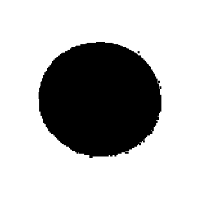
#> input picture Model/dataset/train/circle/1039.png, 200 x 200 px; its folder holds only this picture in this run
$ python train.py
#> lines starting #> are read from the running program, lines starting #| are printed output that depends on the picture; after the words box and inside, x2 and y2 are one past the last pixel; in counts of white or black regions, pixels touching at a corner belong together
#   Shubh Khandelwal

import cv2
import math
import numpy as np
import os
import pandas as pd

def preprocessing(image_gray):
    image_canny = cv2.Canny(image_gray, 0.05 * image_gray.max(), 0.09 * image_gray.max())
    image_gauss1 = cv2.GaussianBlur(image_canny, (0, 0), 3)
    image_gauss2 = cv2.GaussianBlur(image_canny, (0, 0), 4)
    image_dog = cv2.subtract(image_gauss1, image_gauss2)
    image_dog[image_dog > 0] = 255
    return image_dog


folders = ["circle", "square", "triangle"]
sample_mean = pd.DataFrame(columns = ["Corners", "Circularity", "H0", "H1", "H2", "H3", "H4", "H5", "H6"], index = folders)

for folder_name in folders:

    sample = pd.DataFrame(columns = ["File", "Corners", "Circularity", "H0", "H1", "H2", "H3", "H4", "H5", "H6"])

    for file_name in os.listdir("dataset/train/" + folder_name):

        print(folder_name + ": " + file_name)

        file_path = "dataset/train/" + folder_name + "/" + file_name
        f = cv2.imread(file_path)
#> f is the input picture: shape (200, 200, 3); min 0, max 255, mean 184.2
        f_gray = cv2.cvtColor(f, cv2.COLOR_BGR2GRAY)
        f_processed = preprocessing(f_gray)
#> in preprocessing, `image_canny = cv2.Canny(image_gray, 0.05 * image_gray.max(), 0.09 * im..`:
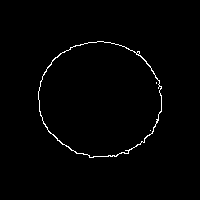
#> image_canny: shape (200, 200); 1.2% white in thin lines or dots, all inside (x1, y1, x2, y2) = (38, 41, 162, 158)
#> in preprocessing, `image_gauss1 = cv2.GaussianBlur(image_canny, (0, 0), 3)`:
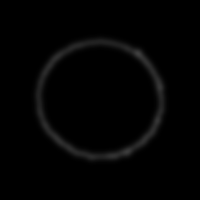
#> image_gauss1: shape (200, 200); min 0, max 63, mean 3
#> in preprocessing, `image_dog = cv2.subtract(image_gauss1, image_gauss2)`:
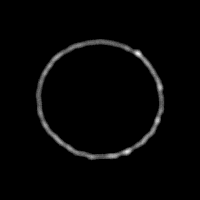
#> image_dog: shape (200, 200); min 0, max 19, mean 0.398; drawn with min black and max white
#> in preprocessing, `image_dog[image_dog > 0] = 255`:
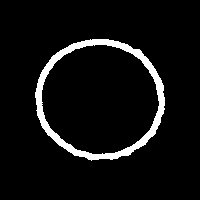
#> image_dog: shape (200, 200); 6.1% white; 1 white region

        f_processed = np.uint8(f_processed)
        f_contours, f_hierarchy = cv2.findContours(f_processed, cv2.RETR_EXTERNAL, cv2.CHAIN_APPROX_SIMPLE)
#> f_contours = 1 contour; box (x1, y1, x2, y2) and area: (35, 39, 165, 161) 12188; f_hierarchy = [[-1, -1, -1, -1]]
        f_contour = []
        for i in f_contours:
            if len(i) > len(f_contour):
                f_contour = i
#> this loop made 1 pass
#> after the loop, f_contour = contour of 191 points, box (x1, y1, x2, y2) (35, 39, 165, 161), area 12188

        f_perimeter = cv2.arcLength(f_contour, True)
#> f_perimeter = 423.3
        f_epsilon = 0.03 * f_perimeter
#> f_epsilon = 12.7
        f_corners = cv2.approxPolyDP(f_contour, f_epsilon, True)
#> f_corners = [[57, 52], [35, 92], [47, 134], [91, 160], [145, 144], [164, 97], [141, 51]]

        f_circularity = 4 * np.pi * (cv2.contourArea(f_contour) / (cv2.arcLength(f_contour, True) * cv2.arcLength(f_contour, True)))
#> f_circularity = 0.855

        f_moments = cv2.moments(f_contour)
#> f_moments = moments, m00 12188, centre m10/m00, m01/m00 = (99.64, 98.83)
        f_hu = cv2.HuMoments(f_moments)
#> f_hu = [0.16, 0.000123, 8.45e-08, 2.82e-11, 4.31e-20, 3.11e-13, 5.2e-21]
        for i in range(len(f_hu)):
            f_hu[i] = math.log10(abs(f_hu[i]))
#> this loop made 7 passes
#> after the loop, f_hu = [-0.797, -3.91, -7.07, -10.55, -19.37, -12.51, -20.28]

        concat_df = pd.DataFrame({"File" : [file_name], "Corners" : [len(f_corners)], "Circularity" : [f_circularity], "H0" : f_hu[0], "H1" : f_hu[1], "H2" : f_hu[2], "H3" : f_hu[3], "H4" : f_hu[4], "H5" : f_hu[5], "H6" : f_hu[6]})
#> concat_df = table of 1 rows and 10 columns
        sample = pd.concat([sample, concat_df], ignore_index=True)
#> sample = table of 1 rows and 10 columns

    sample.to_csv(folder_name + ".csv", index = False)
    sample_mean.loc[folder_name] = (sample.drop(["File"], axis = 1)).mean()

    print()
#> pass 2 of the loop `for folder_name in folders:`:
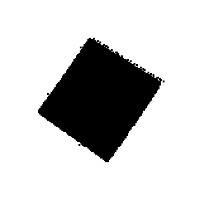
#> input picture Model/dataset/train/square/1105.png, 200 x 200 px
#> f is the input picture: shape (200, 200, 3); min 0, max 255, mean 201.9
#> in preprocessing (call 2), `image_canny = cv2.Canny(image_gray, 0.05 * image_gray.max(), 0.09 * im..`:
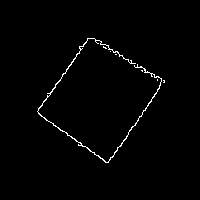
#> image_canny: shape (200, 200); 1.3% white in thin lines or dots, all inside (x1, y1, x2, y2) = (37, 38, 165, 163)
#> in preprocessing (call 2), `image_dog[image_dog > 0] = 255`:
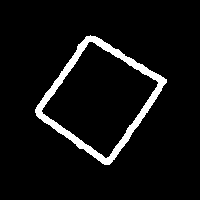
#> image_dog: shape (200, 200); 6% white; 1 white region
#> f_contours = 1 contour; box (x1, y1, x2, y2) and area: (35, 35, 167, 165) 9400
#> the loop `for i in f_contours:` made 1 pass
#> after the loop `for i in f_contours:`: f_contour = contour of 197 points, box (x1, y1, x2, y2) (35, 35, 167, 165), area 9400
#> f_perimeter = 404.6
#> f_epsilon = 12.14
#> f_corners = [[90, 35], [35, 112], [109, 164], [166, 79]]
#> f_circularity = 0.722
#> f_moments = moments, m00 9399.5, centre m10/m00, m01/m00 = (99.54, 98.5)
#> `f_hu = cv2.HuMoments(f_moments)`: f_hu = [0.167, 0.00023, 9.16e-06, 1.49e-07, -1.51e-13, -1.77e-09, -8.54e-14]
#> the loop `for i in range(len(f_hu)):` made 7 passes
#> after the loop `for i in range(len(f_hu)):`: f_hu = [-0.778, -3.64, -5.04, -6.83, -12.82, -8.75, -13.07]
#> (the run stopped early here; a loop or call above may not have finished)
